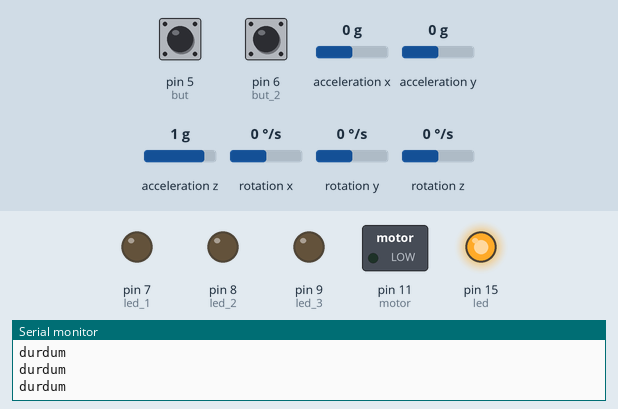
Bench run of a sketch on a simulated Arduino Uno, built with avr-gcc and run on an emulated ATmega328P. Shown: switched loads named in the sketch (green lamp = pin HIGH), output pins drawn as LEDs (lit = HIGH), the last lines printed to the serial monitor. Inputs (shaded band) come from the test bench; at power-on: pin 5 (but) HIGH, acceleration x 0 g, pin 6 (but_2) HIGH, acceleration y 0 g, acceleration z 1 g, rotation x 0 °/s, rotation y 0 °/s, rotation z 0 °/s.

Above: at 4.2 s.
4.3 s: pin 5 (but) pulled LOW for 3.2 s
At 6.6 s:
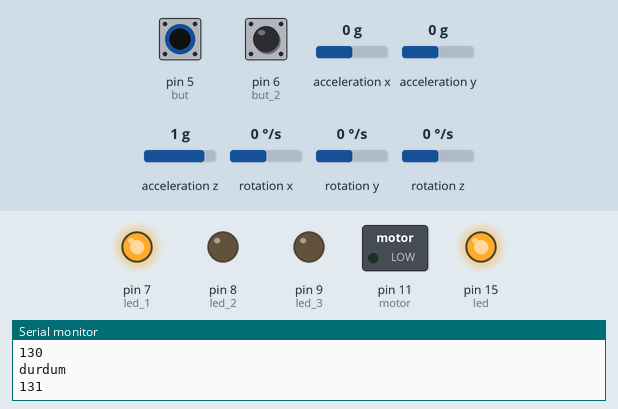
9.0 s: acceleration x set to -0.3 g
At 9.6 s:
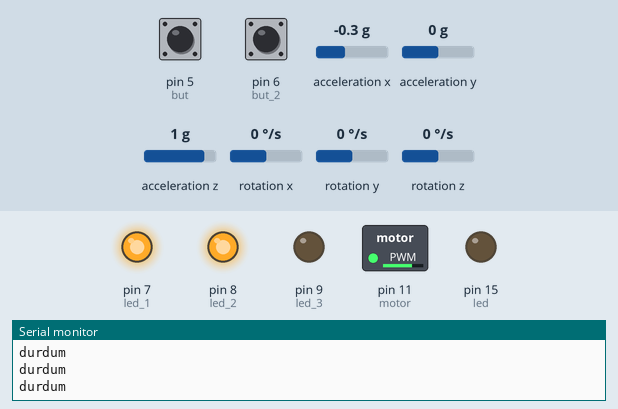
10.5 s: pin 6 (but_2) pulled LOW for 1 s
At 11.8 s:
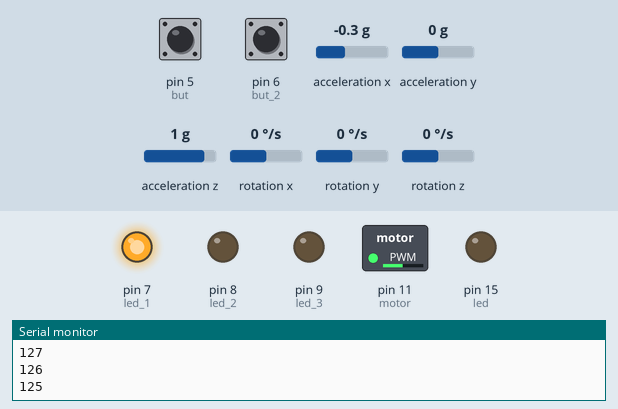
13.0 s: pin 6 (but_2) pulled LOW for 3.2 s
At 15.8 s:
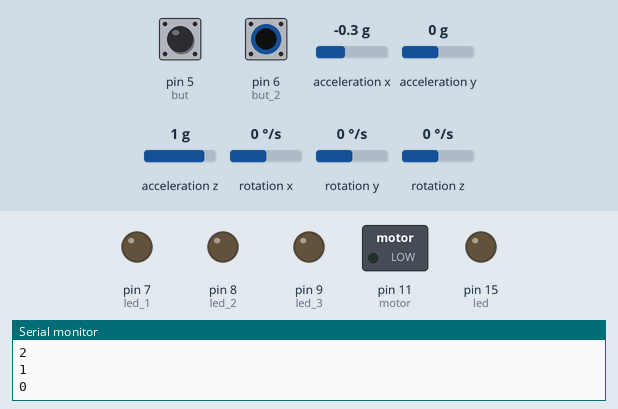
17.7 s: pin 5 (but) pulled LOW for 0.15 s
At 18.2 s:
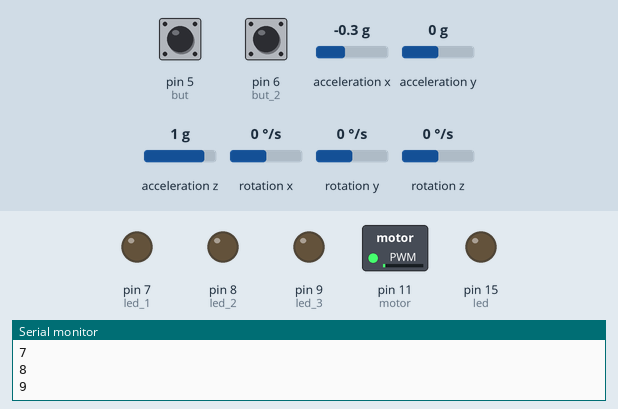
19.3 s: pin 5 (but) pulled LOW for 3.2 s
At 20.1 s:
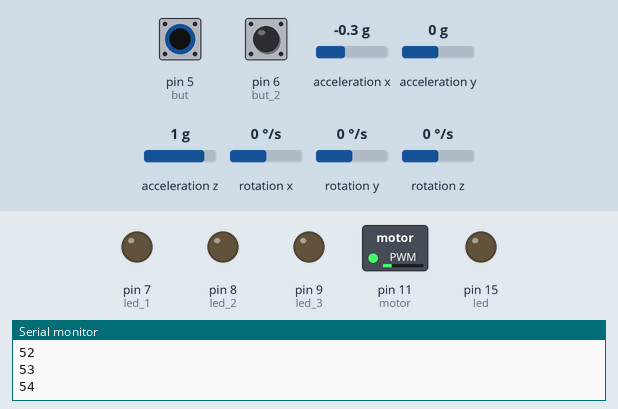
Timing chart, 0 to 24.0 s (numbered marks = the images above; inputs shaded):
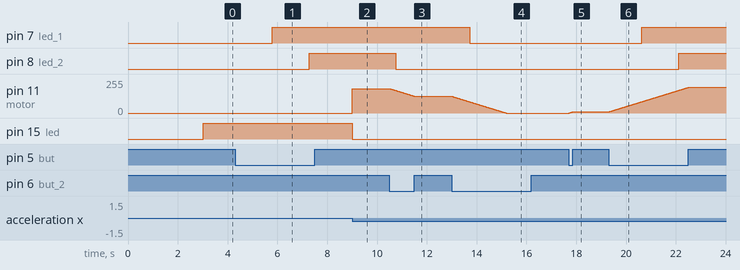

Measured:
- the behaviour switches between -0.1 and -0.2 g on acceleration x (found by bisection; images 1 and 2)
- after the input at 4.3 s, pin 7 (led_1): LOW → HIGH after 1.5 s; pin 8 (led_2): LOW → HIGH after 3.0 s
- after the input at 9.0 s, pin 11 (motor): 0/255 → 183/255 at once; pin 15 (led): HIGH → LOW at once
- after the input at 10.5 s, pin 8 (led_2): HIGH → LOW after 0.25 s; pin 11 (motor): moves from 183/255 to 125/255 over 1.0 s, starting at once
- after the input at 13.0 s, pin 7 (led_1): HIGH → LOW after 0.71 s; pin 11 (motor): moves from 125/255 to 0/255 over 2.2 s, starting at once
- after the input at 17.7 s, pin 11 (motor): moves from 0/255 to 9/255 over 0.14 s, starting at once
- after the input at 19.3 s, pin 7 (led_1): LOW → HIGH after 1.3 s; pin 8 (led_2): LOW → HIGH after 2.8 s; pin 11 (motor): moves from 9/255 to 193/255 over 3.2 s, starting at once

The sketch:

ak_ll__drelell_kod.ino
```cpp
/*   akıllı gravür
 *
 *   25/03/2022
 *
 *   Selim Burak KUL
 */
#include <MPU6050_tockn.h>   //MPU6050 kütüphane tanımlama
#include <Wire.h>
#define but 5      // artış butonun bağlanacağı pin
#define but_2 6    // azalış butonunun bağlanacağı pin
#define led 15     // deneme aşamaları için led tanımlama
#define motor 11    // motorun bağlanacağı pin
#define led_1 7    // gösterge ledelri
#define led_2 8    // gösterge ledelri
#define led_3 9    // gösterge ledelri
MPU6050 mpu6050(Wire);

long timer = 0;
int devir ;       // motor devir değişkeni
int ledler ;
float aci_x;     // "x" ekseni açı değişkeni
float aci_y;     // "y" ekseni açı değişkeni
float ivme_x;    // "x" ekseni ivme değişkeni
float ivme_y;    // "y" ekseni ivme değişkeni
float ivme_z;    // "z" ekseni ivme değişkeni
boolean son;
boolean dik;         //dik durma değişkeni
boolean but_durum;   //buton lojik değer
boolean but_durum_2; //buton 2 lojik değer
boolean guvenlik;

void setup() {

  digitalWrite(led_1 , HIGH);
  digitalWrite(led_2 , LOW);
  digitalWrite(led_3 , HIGH);
  delay(10);
  Serial.begin(9600);  //serihaberleşme başlatma
  Wire.begin();
  mpu6050.begin();     //MPU6050 başlatma
  mpu6050.calcGyroOffsets(true);
  pinMode(led , OUTPUT);
  pinMode(led_1 , OUTPUT);
  pinMode(led_2 , OUTPUT);
  pinMode(led_3 , OUTPUT);
  pinMode(but , INPUT_PULLUP);
  pinMode(but_2 , INPUT_PULLUP);
  digitalWrite(led_1 , LOW);
  digitalWrite(led_2 , LOW);
  digitalWrite(led_3 , LOW);
}

void loop() {
  mpu6050.update();
  but_durum = digitalRead(but);
  but_durum_2 = digitalRead(but_2);


 // }
 aci_x = abs(mpu6050.getAngleX());  //  "x" ekseninden okunan açı değerinin mutlakdeğerini alma
 aci_y = abs(mpu6050.getAngleY());  //  "y" ekseninden okunan açı değerinin mutlakdeğerini alma

  ivme_x = abs(mpu6050.getGyroX());  //  "x" ekseninden okunan ivme değerinin mutlakdeğerini alma
  ivme_y = abs(mpu6050.getGyroY());  //  "y" ekseninden okunan ivme değerinin mutlakdeğerini alma
  ivme_z = abs(mpu6050.getGyroZ());  //  "z" ekseninden okunan ivme değerinin mutlakdeğerini alma


  if(aci_x < 10 and aci_y < 10  )   //  cihazın kaldırılmış olmasının algılanması
  {
    digitalWrite( led , HIGH);
    dik = 1;
  }

 else                              //  cihazın düz zeminde olduğunun algılanması :)
 {
  digitalWrite( led , LOW);
  dik = 0;
 }

 if(ivme_x >500 or ivme_y >500 or ivme_z >500 )  // güvenlik modu savrulma algılama
 {
  guvenlik=1;       // güvenlik aktifetme
 }

 if(guvenlik==1 and but_durum==0 or but_durum_2==0)     // güvenlik moduna geçtiğinde butona basıp güvenlik modundan çıkma
 {
  guvenlik=0;      // güvenlik pasif
 }

  while(but_durum == 0  && devir < 255  )               // butona basılırsa devir sayısının artırılması
  {
    devir++ ;                 // devir sayısını bir-bir artırma
    delay(15);
    Serial.println(devir);            // hata ayıklamak için
    break;
  }

  while(but_durum_2 == 0 && devir >0  )               // butona_2 ye basılırsa devir sayısının azaltılması
  {
    devir-- ;                 // devir sayısını bir-bir azaltma
    delay(15);
    Serial.println(devir);            // hata ayıklamak için
    break;
  }

  while(dik == 0 and guvenlik==0 ){     //dik durma ve savrulmama şartı sağlanmazsa motora güç verme
    analogWrite(motor , devir);
   // Serial.println("çalışıyorum");    // hata ayıklamak için
    break;
  }

  while(dik == 1 or guvenlik==1)       //dik durma veya savrulma şartı sağlanırsa motorun gücünü kesme
  {
    Serial.println("durdum");         // hata ayıklamak için
    analogWrite(motor , 0);
    break;
  }

  //Serial.println(guvenlik);
  ledler = map(devir, 0 , 255 , 0 ,3);
  if(ledler==0)
  {
    digitalWrite(led_1 , LOW);
    digitalWrite(led_2 , LOW);
    digitalWrite(led_3 , LOW);
  }
  if(ledler==1)
  {
    digitalWrite(led_1 , HIGH);
    digitalWrite(led_2 , LOW);
    digitalWrite(led_3 , LOW);
  }
  if(ledler==2)
  {
    digitalWrite(led_1 , HIGH);
    digitalWrite(led_2 , HIGH);
    digitalWrite(led_3 , LOW);
  }
  if(ledler==3)
  {
    digitalWrite(led_1 , HIGH);
    digitalWrite(led_2 , HIGH);
    digitalWrite(led_3 , HIGH);
  }
}
```
